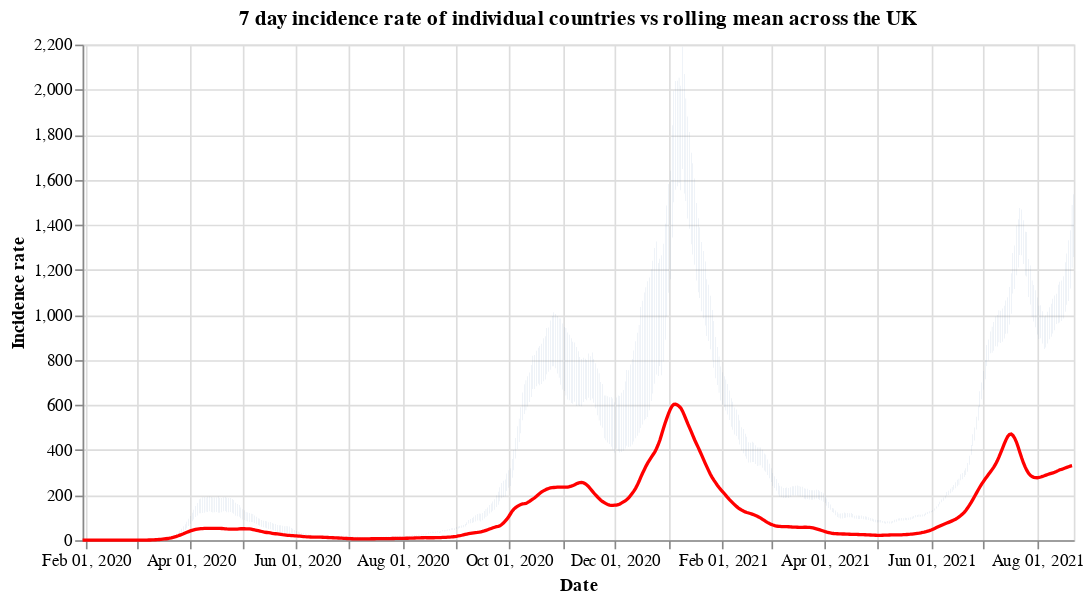

Write notebook code for a chart like this one.
### Code cell
#collapse
countries = uk_cases['areaName'].unique()
countries.sort()

selection = alt.selection_single(
    name='Select',
    fields=['areaName'],
    init={'areaName': 'Wales'},
    bind={'areaName': alt.binding_select(options=countries)}
)

# scatter plot, modify opacity based on selection
bars = alt.Chart(uk_cases).mark_bar().add_selection(
    selection
).encode(
    x=alt.X("yearmonthdate(date):T", axis=alt.Axis(title='Date')),
    y=alt.Y("weeklyCasesRate:Q", axis=alt.Axis(title='Incidence rate')),
    tooltip='weeklyCasesRate:Q',
    opacity=alt.condition(selection, alt.value(1), alt.value(0))
).properties(title=f'7 day incidence rate of individual countries vs rolling mean across the UK', width=600)

line = alt.Chart(overview_cases).mark_line(
    color='red',
    size=2,
).transform_window(
    rolling_mean='mean(weeklyCasesRate)',
    frame=[0, 7]
).encode(
    x='yearmonthdate(date):T',
    y='rolling_mean:Q'
)

alt.layer(bars, line)

### Figure 1 — Vega-Lite specification as saved in the notebook (floating-point values rounded to 4 significant figures; data arrays with more than 128 entries replaced by an {"elided": "..."} marker saying what was removed)
{"config": {"view": {"continuousWidth": 400, "continuousHeight": 300}}, "layer": [{"data": {"name": "data-e2d61862a90ba42ea914fede3ea3bcaa"}, "mark": "bar", "encoding": {"opacity": {"condition": {"value": 1, "selection": "Select"}, "value": 0}, "tooltip": {"type": "quantitative", "field": "weeklyCasesRate"}, "x": {"type": "temporal", "axis": {"title": "Date"}, "field": "date", "timeUnit": "yearmonthdate"}, "y": {"type": "quantitative", "axis": {"title": "Incidence rate"}, "field": "weeklyCasesRate"}}, "selection": {"Select": {"type": "single", "fields": ["areaName"], "init": {"areaName": "Wales"}, "bind": {"areaName": {"input": "select", "options": ["England", "Northern Ireland", "Scotland", "Wales"]}}}}, "title": "7 day incidence rate of individual countries vs rolling mean across the UK", "width": 600}, {"data": {"name": "data-46245c45c57bc05459d42206121100fe"}, "mark": {"type": "line", "color": "red", "size": 2}, "encoding": {"x": {"type": "temporal", "field": "date", "timeUnit": "yearmonthdate"}, "y": {"type": "quantitative", "field": "rolling_mean"}}, "transform": [{"window": [{"op": "mean", "field": "weeklyCasesRate", "as": "rolling_mean"}], "frame": [0, 7]}]}], "$schema": "https://vega.github.io/schema/vega-lite/v4.8.1.json", "datasets": {"data-e2d61862a90ba42ea914fede3ea3bcaa": {"elided": "2188 records"}, "data-46245c45c57bc05459d42206121100fe": {"elided": "570 records"}}}
